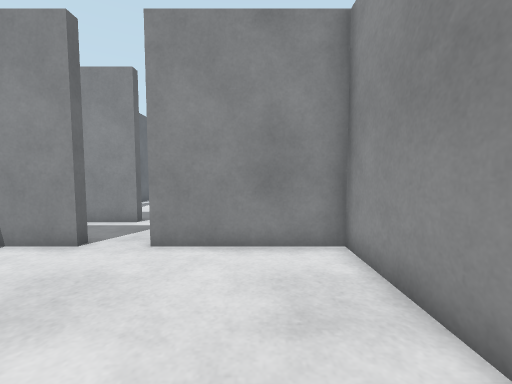
View 1 (above)

16 first-person views from a walk through a robot-simulator world made for Gazebo. The camera is 0.89 m above the floor, tilts 4° down and sees 90° across. The floor is counted in squares, 0.5 m on a side. Each view is taken from the middle of a square. On the plan, view 1 faces up. The plan holds only what a view shows up to about 15 squares ahead; the rest is blank.

View 2
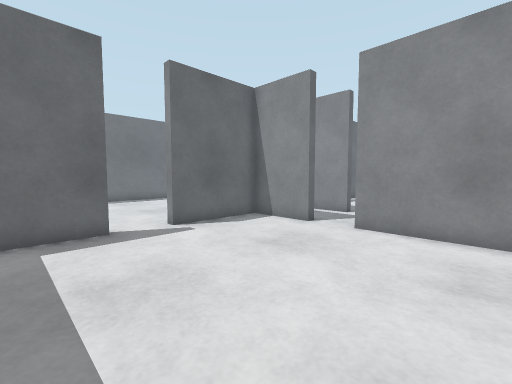

View 3
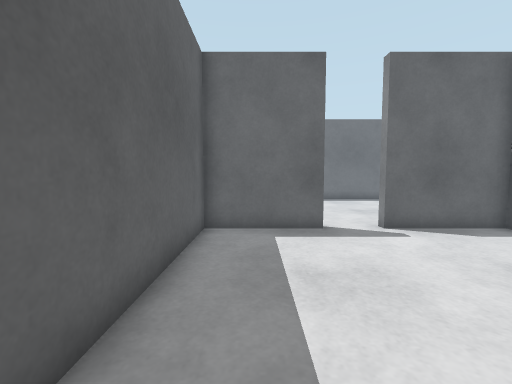

View 4
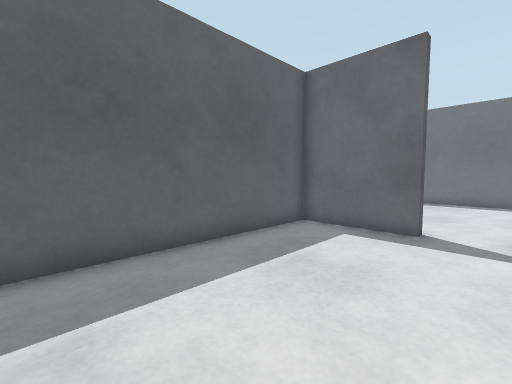

View 5
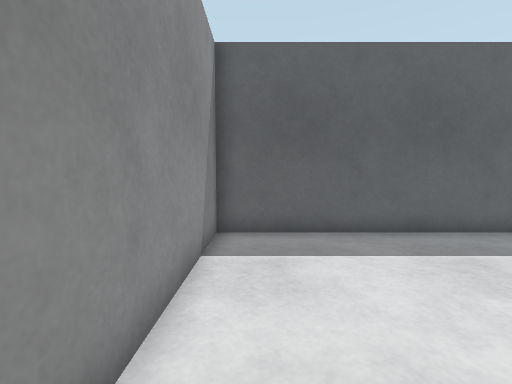

View 6
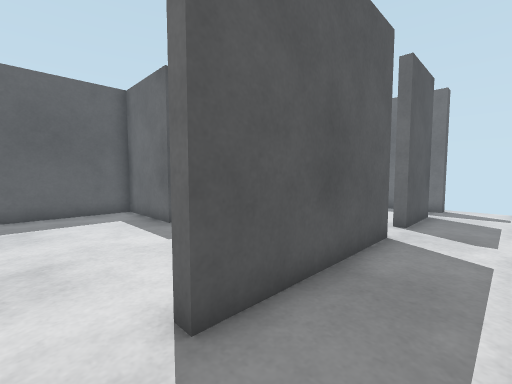

View 7
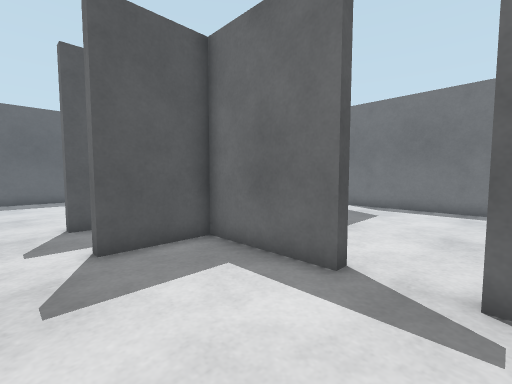

View 8
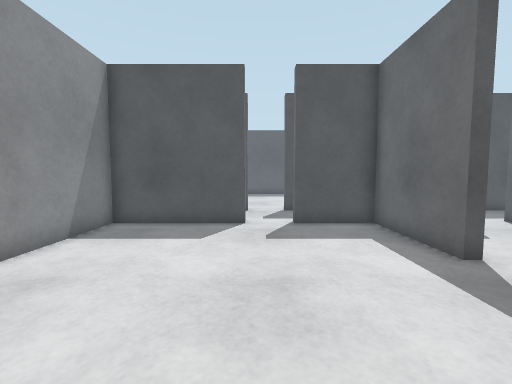

View 9
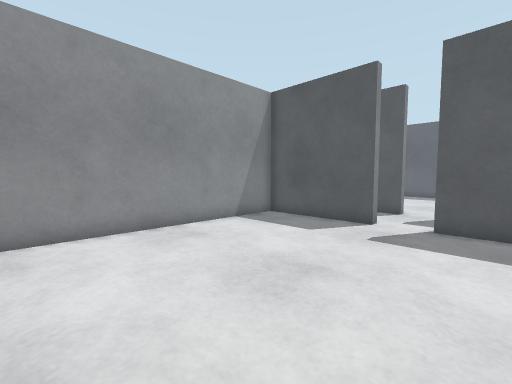

View 10
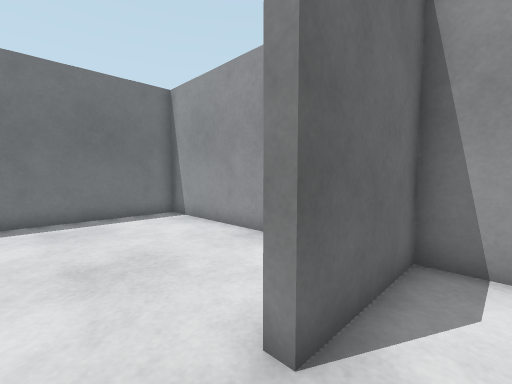

View 11
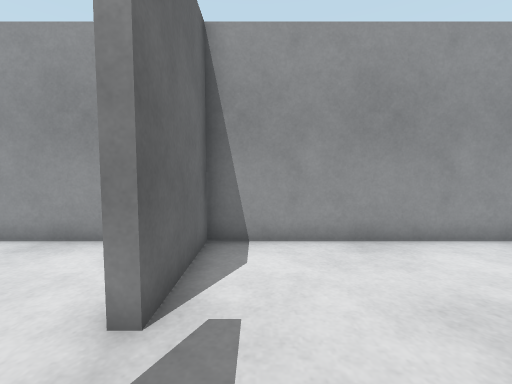

View 12
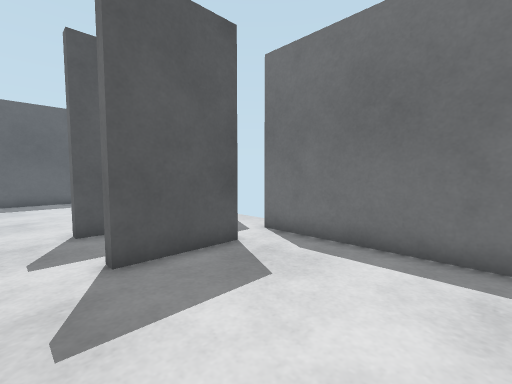

View 13
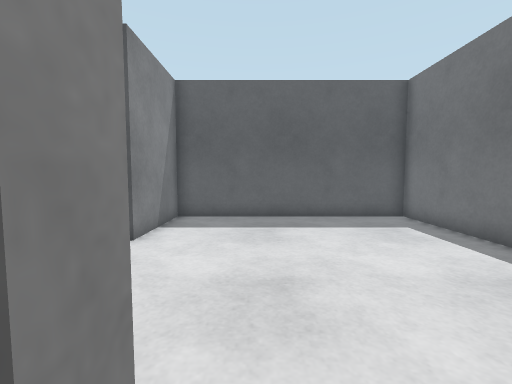

View 14
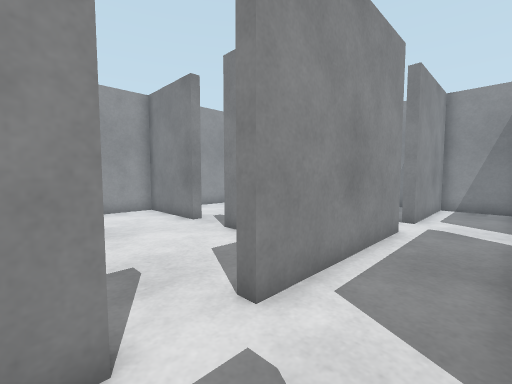

View 15
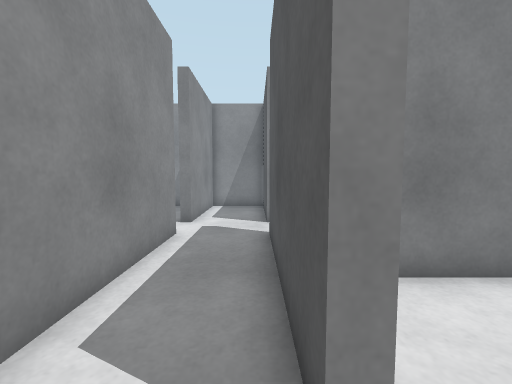

View 16
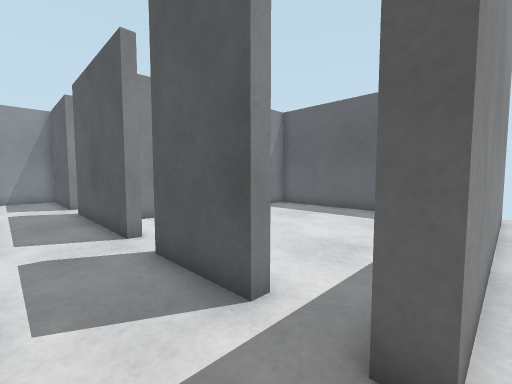

### Floor plan
Ten units are one square. View 1 is at (0, 0); x grows to the right and y downward. Boxes are objects, and circles mark ways between rooms. Rooms are numbered by the first view taken in them; rooms with no view inside come last. Other rooms are left out.
<svg viewBox="-183 -202 210 247">
<path fill="none" stroke="#000" d="M-77 -2 -73 -2 -73 37 22 37 22 -62 -26 -62 -26 -66M-44 -66 -44 -62 -73 -62 -73 -22M-106 -61 -106 -66 -44 -66M-155 -61 -155 -66 -124 -66 -124 -61M-156 -98 -124 -98 -124 -94 -131 -94M-77 -131 -77 -138M-77 -26 -77 -51M-44 -94 -106 -94 -106 -99M-73 -22 -78 -22M-26 -66 10 -66M-172 -21 -172 37 -77 37 -77 -2M-73 -158 -77 -158 -77 -197 -172 -197 -172 -91M22 -65 22 -94 -26 -94M-178 40 -178 -68 -172 -68 -172 -45M-77 -138 -73 -138 -73 -98 -44 -98 -44 -94M-26 -94 -26 -98 22 -98 22 -191M9 -197 -73 -197 -73 -158"/>
<circle cx="-35" cy="-60" r="3" fill="#2a7"/>
<circle cx="-70" cy="-15" r="3" fill="#2a7"/>
<circle cx="-35" cy="-100" r="3" fill="#2a7"/>
<circle cx="-70" cy="-145" r="3" fill="#2a7"/>
<text x="-30" y="-10">1</text>
<text x="-110" y="-80">2</text>
<text x="-30" y="-150">3</text>
</svg>
Room 1 opens to room 2. Room 2 opens to room 3.

Where each view was taken, in squares from view 1:
view 1: 0 up, 0 right, facing up
view 2: 2 down, 1 right, facing up-left
view 3: 2 down, 1 right, facing left
view 4: 2 up, 1 right, facing down-left
view 5: 4 up, 1 right, facing down
view 6: 9 up, 3 left, facing down-left
view 7: 16 up, 3 left, facing down-left
view 8: 19 up, 3 left, facing down
view 9: 19 up, 6 left, facing down-right
view 10: 14 up, 6 left, facing up-left
view 11: 13 up, 6 left, facing up
view 12: 15 up, 11 left, facing down-left
view 13: 7 up, 11 left, facing down
view 14: 7 up, 13 left, facing up-right
view 15: 7 up, 12 left, facing right
view 16: 9 up, 18 left, facing down-right
